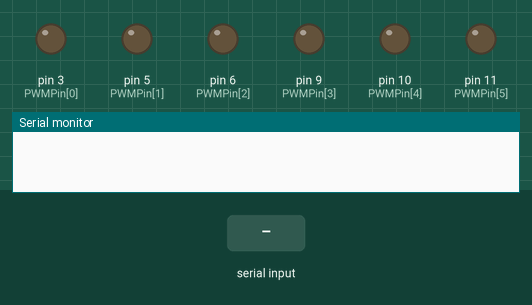
A sketch run on a simulated Arduino Uno, built with avr-gcc and run on an emulated ATmega328P. On the bench: output pins drawn as LEDs (lit = HIGH), the last lines printed to the serial monitor. Inputs (shaded band) come from the test bench.

Above: at 1.2 s.
1.3 s: "90,45\n" received over Serial
At 2.5 s:
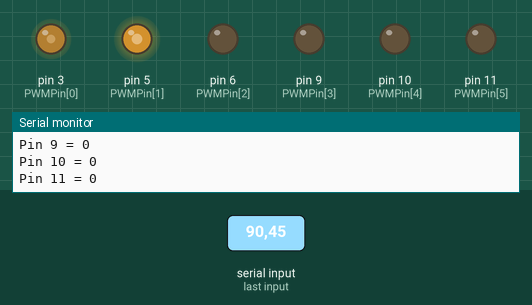
2.8 s: "30,150\n" received over Serial
At 4.0 s:
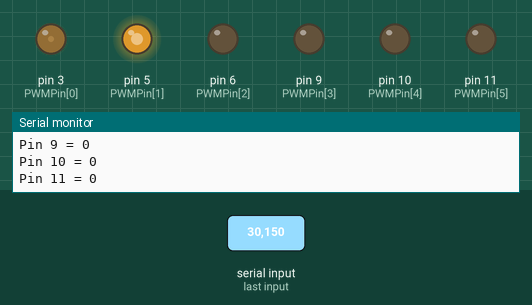
4.3 s: "1\n" received over Serial
At 5.5 s:
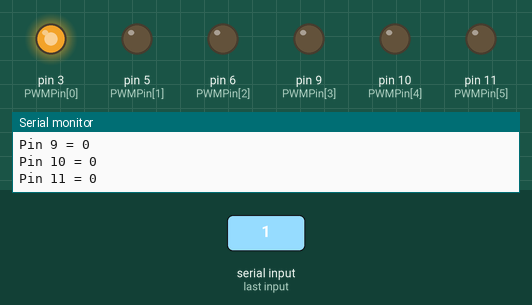
5.8 s: "5\n" received over Serial
At 6.8 s:
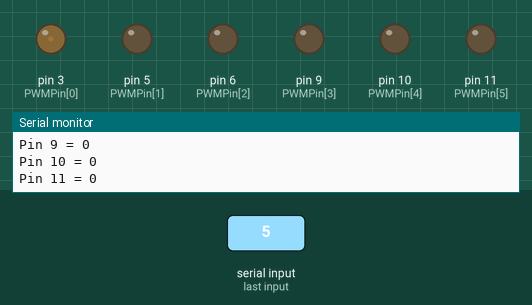
7.3 s: "90\n" received over Serial
At 8.0 s:
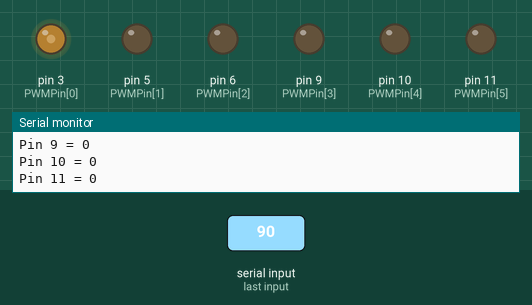
8.8 s: "200\n" received over Serial
At 9.3 s:
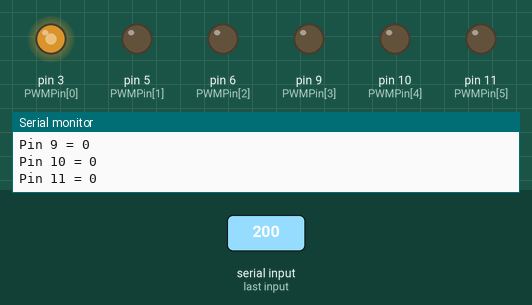
Timing chart, 0 to 11.3 s (numbered marks = the images above; inputs shaded):
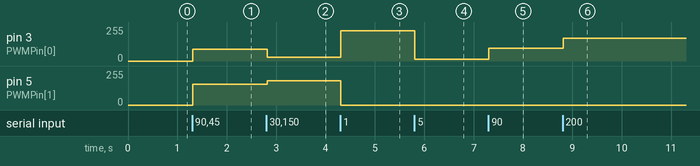

Measured:
- after the input at 1.3 s, pin 3 (PWMPin[0]): 0/255 → 90/255 at once; pin 5 (PWMPin[1]): 0/255 → 156/255 at once
- after the input at 2.8 s, pin 3 (PWMPin[0]): 90/255 → 30/255 at once; pin 5 (PWMPin[1]): 156/255 → 182/255 at once
- after the input at 4.3 s, pin 3 (PWMPin[0]): 30/255 → 228/255 at once; pin 5 (PWMPin[1]): 182/255 → 0/255 at once
- after the input at 5.8 s, pin 3 (PWMPin[0]): 228/255 → 12/255 at once
- after the input at 7.3 s, pin 3 (PWMPin[0]): 12/255 → 94/255 at once
- after the input at 8.8 s, pin 3 (PWMPin[0]): 94/255 → 170/255 at once

The sketch:

chuankou_1.25.ino
```cpp
//定义一个comdata字符串变量，赋初值为空值
    String comdata = "";
    //numdata是分拆之后的数字数组
    int numdata[6] = {0}, PWMPin[6] = {3, 5, 6, 9, 10, 11}, mark = 0;
    void setup()
    {
    //定义0~6脚是输出
      for(int i = 0; i < 6; i++) pinMode(PWMPin[i], OUTPUT);
      Serial.begin(9600);
    }

    void loop()
    {
    //j是分拆之后数字数组的位置记数
      int j = 0;

      //不断循环检测串口缓存，一个个读入字符串，
      while (Serial.available() > 0)
      {
      //读入之后将字符串，串接到comdata上面。
        comdata += char(Serial.read());
          //延时一会，让串口缓存准备好下一个数字，不延时会导致数据丢失，
        delay(2);
        //标记串口读过数据，如果没有数据的话，直接不执行这个while了。
        mark = 1;
      }

      if(mark == 1)  //如果接收到数据则执行comdata分析操作，否则什么都不做。
      {
      //显示刚才输入的字符串（可选语句）
        Serial.println(comdata);
          //显示刚才输入的字符串长度（可选语句）
        Serial.println(comdata.length());

    /*******************下面是重点*******************/
    //以串口读取字符串长度循环，
        for(int i = 0; i < comdata.length() ; i++)
        {
        //逐个分析comdata[i]字符串的文字，如果碰到文字是分隔符（这里选择逗号分割）则将结果数组位置下移一位
        //即比如11,22,33,55开始的11记到numdata[0];碰到逗号就j等于1了，
        //再转换就转换到numdata[1];再碰到逗号就记到numdata[2];以此类推，直到字符串结束
          if(comdata[i] == ',')
          {
            j++;
          }
          else
          {
             //如果没有逗号的话，就将读到的数字*10加上以前读入的数字，
             //并且(comdata[i] - '0')就是将字符'0'的ASCII码转换成数字0（下面不再叙述此问题，直接视作数字0）。
             //比如输入数字是12345，有5次没有碰到逗号的机会，就会执行5次此语句。
             //因为左边的数字先获取到，并且numdata[0]等于0，
             //所以第一次循环是numdata[0] = 0*10+1 = 1
             //第二次numdata[0]等于1，循环是numdata[0] = 1*10+2 = 12
             //第三次是numdata[0]等于12，循环是numdata[0] = 12*10+3 = 123
             //第四次是numdata[0]等于123，循环是numdata[0] = 123*10+4 = 1234
             //如此类推，字符串将被变成数字0。
            numdata[j] = numdata[j] * 10 + (comdata[i] - '0');
          }
        }
        //comdata的字符串已经全部转换到numdata了，清空comdata以便下一次使用，
        //如果不请空的话，本次结果极有可能干扰下一次。
        comdata = String("");


        //循环输出numdata的内容，并且写到PWM引脚
        for(int i = 0; i < 6; i++)
        {
          Serial.print("Pin ");
          Serial.print(PWMPin[i]);
          Serial.print(" = ");
          Serial.println(numdata[i]);
          analogWrite(PWMPin[i], numdata[i]);
          numdata[i] = 0;
        }
        //输出之后必须将读到数据的mark置0，不置0下次循环就不能使用了。
        mark = 0;
      }
    }
```
